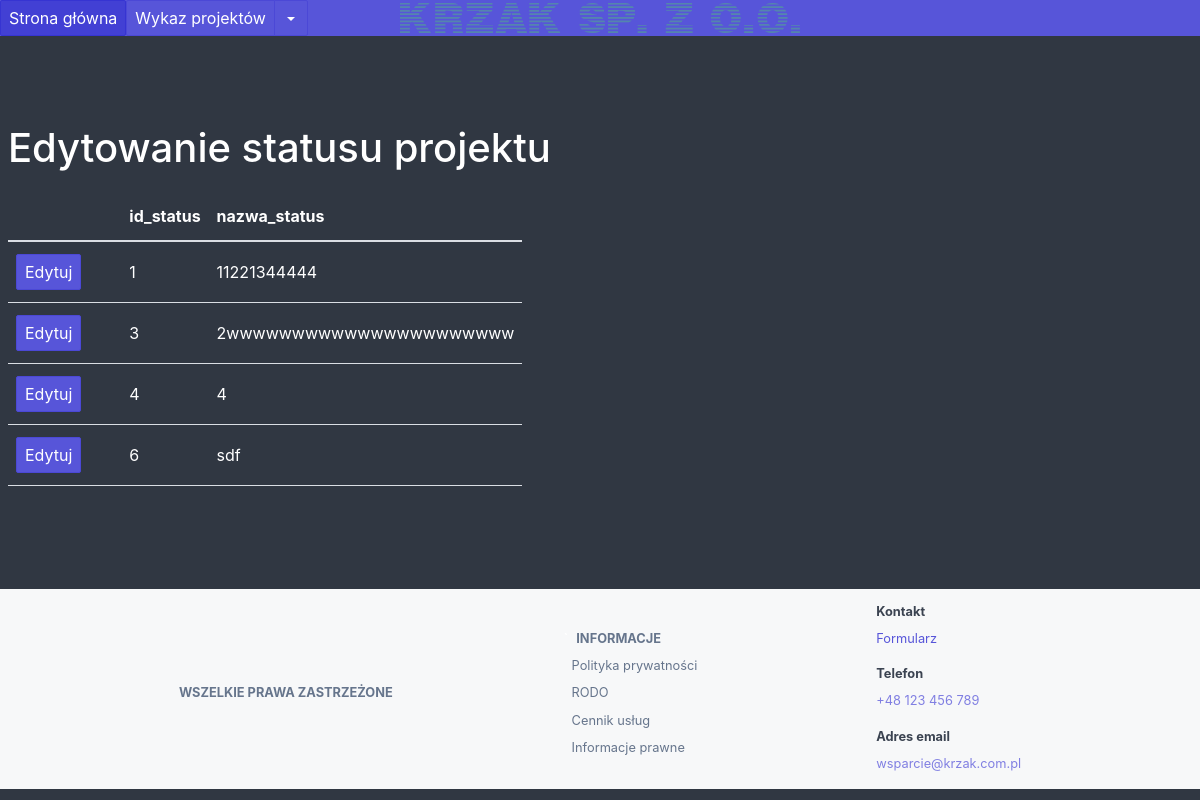
Page /edytuj_status on the earlier database version.
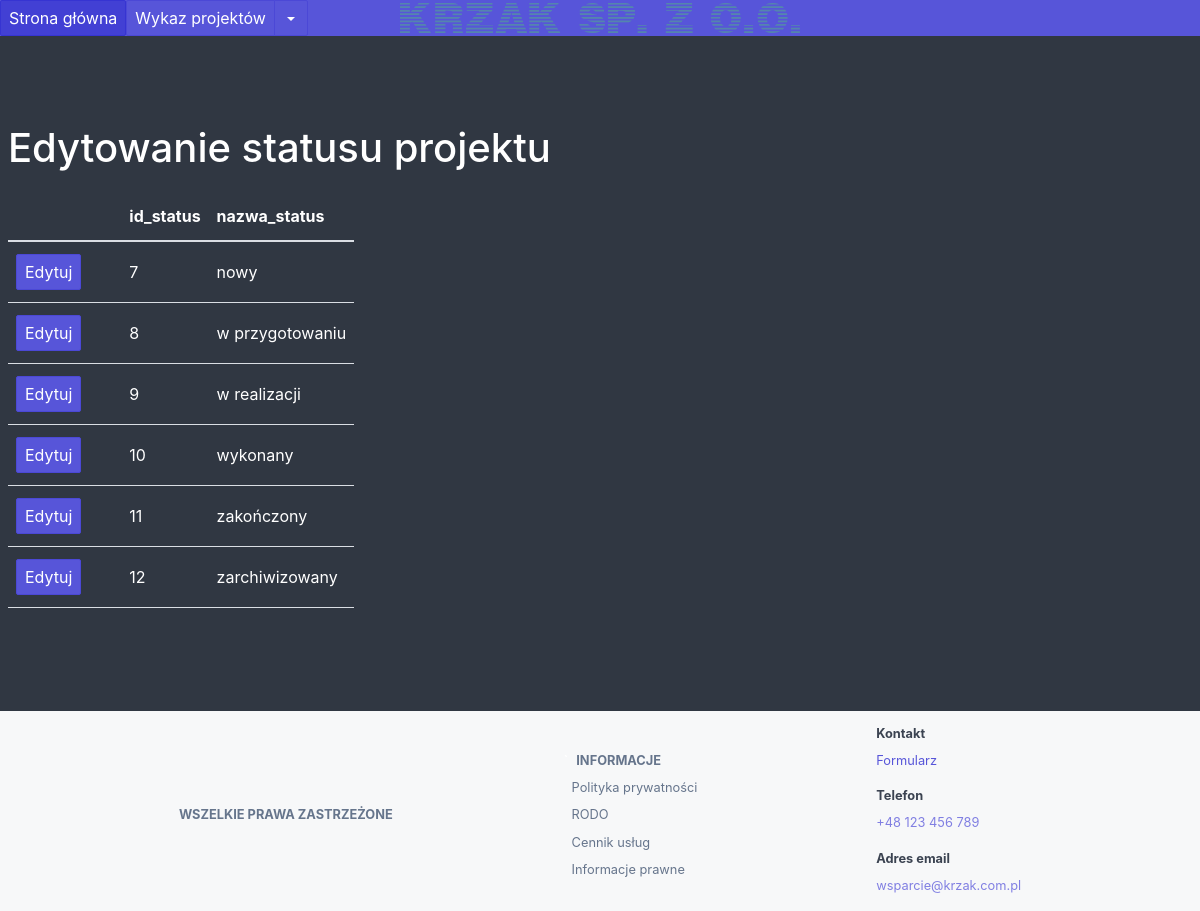
Same page on the later database version.
### flask_app.py (models this page shows)
class Status(db.Model):
    id_status = db.Column(db.Integer, primary_key=True, unique=True)
    nazwa_status = db.Column(db.Text)

### flask_app.py (the view, shortened to what this page needs)
@app.route('/edytuj_status', methods=['GET','POST'])
def edytuj_status():
    db_class  = Status
    db_pk     = Status.id_status
    db_pk_str = 'id_status'
    editable_columns = ['nazwa_status']
    return render_template('edytuj_status.html',
           db_class=db_class,
           db_query=db.session.query(db_class),
           editable_columns=editable_columns)

### templates/edytuj_status.html (shortened to what this page needs)
{% extends "bazowa_templatka.html" %}
{% block content %}
<h1>Edytowanie statusu projektu</h1>
<table class="table table-scroll bg-dark">
  <thead>
    <tr>
      <th></th>
      <th></th>
      <th></th>
      {% for column in db_class.__table__.columns %}
        <th>{{ column.name }}</th>
      {% endfor %}
    </tr>
  </thead>
  <tbody>
  {% for row in db_query.all() %}
    {% set idx = loop.index %}
    <tr id="record-{{idx}}">
        <td id="edit-btn-{{idx}}"><button class="btn btn-primary" onclick="start_edit({{idx}})">Edytuj</button></td>
        <td id="filler-1-{{idx}}"></td>
        <td id="filler-2-{{idx}}"></td>
        <form action="/edytuj_status" method="POST">
          {% for column in db_class.__table__.columns %}
            <td>
              {% if column.name in editable_columns %}
                <div class="editable-label">{{ row.__dict__[column.name] }}</div>
              {% else %}
                <div>{{ row.__dict__[column.name] }}</div>
              {% endif %}
            </td>
          {% endfor %}
        </form>
    </tr>
  {% endfor %}
  </tbody>
</table>
{% endblock %}

Differences in the rows shown:
removed Status: __dict__ "1", nazwa_status "11221344444"
removed Status: __dict__ "3", nazwa_status "2wwwwwwwwwwwwwwwwwwwwww"
removed Status: __dict__ "4", __dict__ "4"
removed Status: __dict__ "6", nazwa_status "sdf"
added Status: __dict__ "7", nazwa_status "nowy"
added Status: __dict__ "8", nazwa_status "w przygotowaniu"
added Status: __dict__ "9", nazwa_status "w realizacji"
added Status: __dict__ "10", nazwa_status "wykonany"
added Status: __dict__ "11", nazwa_status "zakończony"
added Status: __dict__ "12", nazwa_status "zarchiwizowany"
